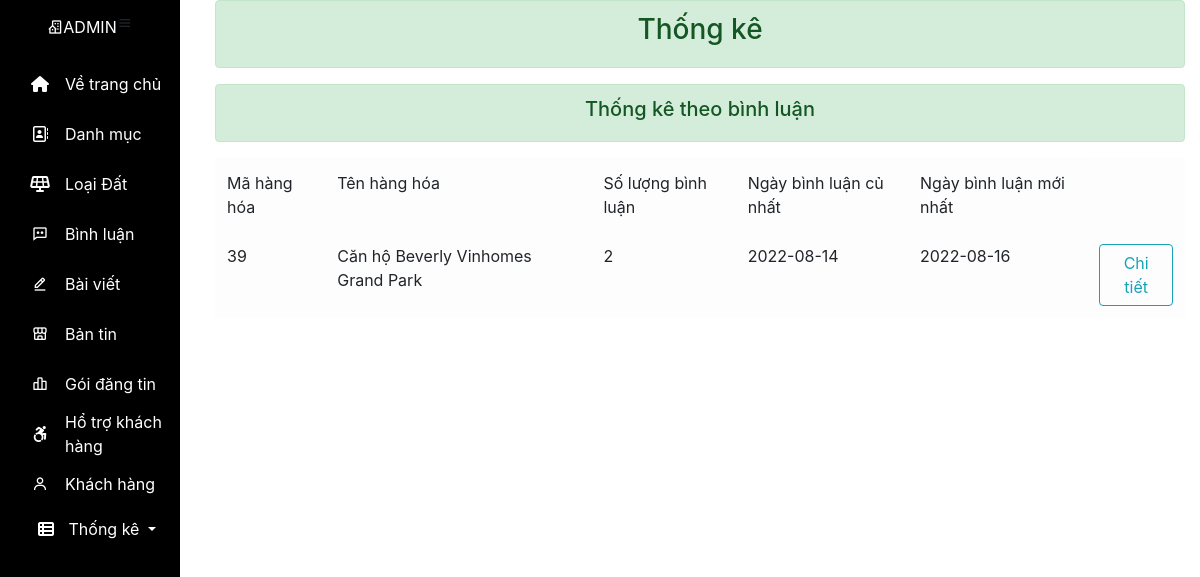
/view/Admin/layout.php?thongke_bl (signed in), run on the app's committed database.
### tables this page shows
CREATE TABLE `bang_tin` (
  `id_san_pham` int(10) NOT NULL AUTO_INCREMENT,
  `ten_san_pham` varchar(50) NOT NULL,
  `gia_san_pham` float NOT NULL,
  `hinh_san_pham` varchar(50) NOT NULL,
  `dia_chi` varchar(50) NOT NULL,
  `thong_tin_mo_ta` text NOT NULL,
  `ngay_dang` date NOT NULL,
  `luot_xem` int(11) NOT NULL,
  `so_dien_thoai` int(1) NOT NULL,
  `id_danh_muc` int(10) NOT NULL,
  `id_loai_dat` int(10) NOT NULL,
  `ten_dang_nhap` varchar(50) NOT NULL,
  `chieu_rong` float NOT NULL,
  `chieu_dai` float NOT NULL,
  `trang_thai` tinytext NOT NULL,
  PRIMARY KEY (`id_san_pham`),
  KEY `id_danh_muc` (`id_danh_muc`),
  KEY `ten_dang_nhap` (`ten_dang_nhap`),
  KEY `id_loai_dat` (`id_loai_dat`),
  CONSTRAINT `bang_tin_ibfk_1` FOREIGN KEY (`id_danh_muc`) REFERENCES `danh_muc` (`id_danh_muc`) ON DELETE CASCADE ON UPDATE CASCADE,
  CONSTRAINT `bang_tin_ibfk_2` FOREIGN KEY (`ten_dang_nhap`) REFERENCES `khach_hang` (`ten_dang_nhap`) ON DELETE CASCADE ON UPDATE CASCADE
);

### model/database/pdo.php (called while the page is built, shortened)
<?php
function database()
{
    $host_name = "localhost";
    $db_name = "batdongsan";
    $username = "root";
    $password = "";
    $conn = new PDO("mysql:host=$host_name;dbname=$db_name;charset=utf8", $username, $password);
    $conn->setAttribute(PDO::ATTR_ERRMODE, PDO::ERRMODE_EXCEPTION);
    return $conn;
}
function pdo_query($sql)
{
    $sql_args = array_slice(func_get_args(), 1);
    try {
        $conn = database();
        $a = $conn->prepare($sql);
        $a->execute($sql_args);
        $rows = $a->fetchAll();
        return $rows;
    } catch (PDOException $e) {
        throw $e;
    } finally {
        unset($conn);
    }
}

### model/database/function.php (called while the page is built, shortened)
<?php
include("pdo.php");
function thong_ke_bl()
{
    $sql = "SELECT a.id_san_pham,a.ten_san_pham,
    COUNT(*) AS 'soluong',
    MIN(b.ngay) as 'cunhat',
    MAX(b.ngay) as 'moinhat'
    FROM bang_tin a INNER JOIN binh_luan b ON a.id_san_pham=b.id_san_pham
    GROUP BY a.id_san_pham, a.ten_san_pham
    HAVING soluong > 0
    ORDER BY soluong DESC ";
    $row = pdo_query($sql);
    return $row;
}

### controller/gobal.php (called while the page is built, shortened)
<?php
$root =  "/PHP1";
$view = "$root/view";
$admin = "$view/Admin";

### view/Admin/thong_ke/thong_ke_bl.php (the view, shortened to what this page needs)
<!doctype html>
<html lang="en">
<head>
    <link rel="stylesheet" href="https://stackpath.bootstrapcdn.com/bootstrap/4.3.1/css/bootstrap.min.css">
</head>
<body>
    <div class="container">
        <div class="alert alert-success">
            <strong>
                <h3 style="text-align: center;">Thống kê</h3>
            </strong>
        </div>
        <div class="alert alert-success">
            <strong>
                <h5 style="text-align: center;">Thống kê theo bình luận</h5>
            </strong>
        </div>
        <div class="right">
            <table class="table table-light">
                <thead>
                    <tr>
                        <td>Mã hàng hóa</td>
                        <td>Tên hàng hóa</td>
                        <td>Số lượng bình luận</td>
                        <td>Ngày bình luận củ nhất</td>
                        <td>Ngày bình luận mới nhất</td>
                    </tr>
                </thead>
                <tbody>
                    <?php
                    $row = thong_ke_bl();
                    foreach ($row as $a) {
                    ?>
                        <tr>
                            <td><?= $a['id_san_pham'] ?></td>
                            <td><?= $a['ten_san_pham'] ?></td>
                            <td><?= $a['soluong'] ?></td>
                            <td><?= $a['cunhat'] ?></td>
                            <td><?= $a['moinhat'] ?></td>
                            <td>
                                <a href="<?= $admin ?>/layout.php?binhluan_list&id=<?= $a['id_san_pham'] ?>"><button type="button" class="btn btn-outline-info">Chi tiết</button></a>
                            </td>
                        </tr>
                    <?php  }
                    ?>
                </tbody>
            </table>
        </div>
    </div>
</body>
</html>

### content/css/nav.css (style rules this page uses)
* { margin: 0; padding: 0; box-sizing: border-box; }

### data on the page
bang_tin: id_san_pham "39", ten_san_pham "Căn hộ Beverly Vinhomes Grand Park", soluong "2", cunhat "2022-08-14", moinhat "2022-08-16"
